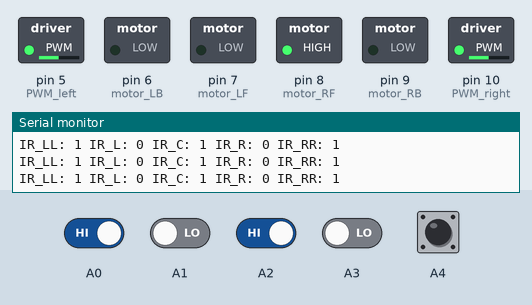
A sketch run on a simulated Arduino Uno, built with avr-gcc and run on an emulated ATmega328P. Shown: switched loads named in the sketch (green lamp = pin HIGH), the last lines printed to the serial monitor. The inputs (shaded band) are chosen by the test bench; at power-on: A0, A2, A4 HIGH, A1, A3 LOW.

Above: at 1.2 s.
1.3 s: A1 driven HIGH
At 2.2 s:
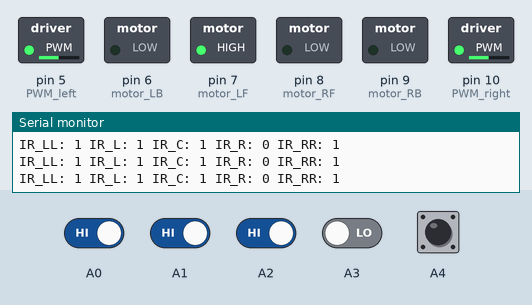
2.8 s: A0 driven LOW
At 4.0 s:
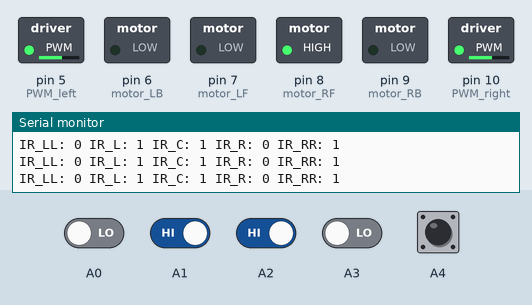
4.3 s: A2 driven LOW
At 5.5 s:
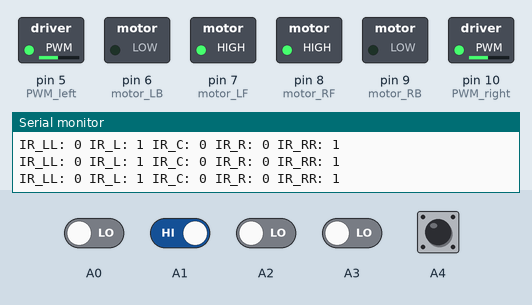
5.8 s: A3 driven HIGH
At 6.2 s:
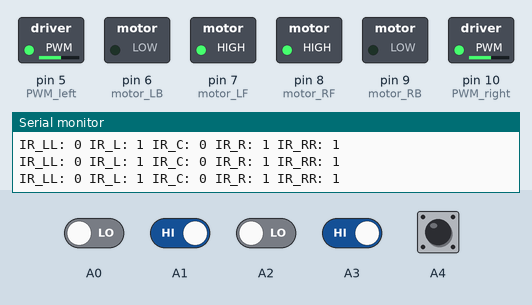
7.3 s: A3 driven LOW
At 7.7 s:
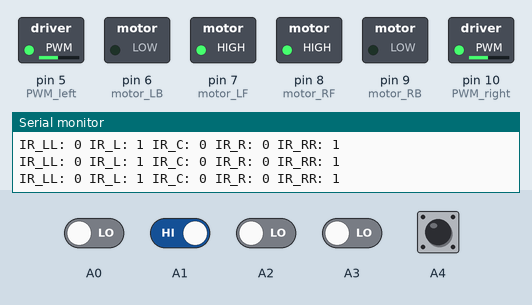
10.3 s: A2 driven HIGH
At 11.0 s:
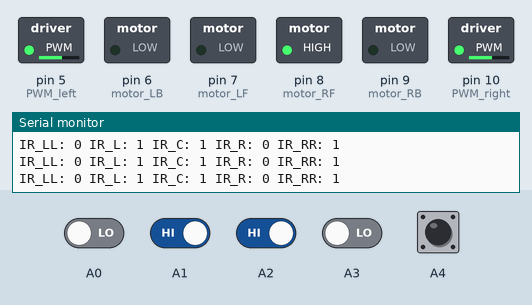
Timing chart, 0 to 13.3 s (numbered marks = the images above; inputs shaded):
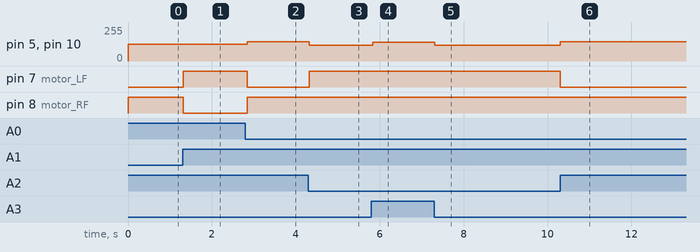

Measured:
- after the input at 1.3 s, pin 7 (motor_LF): LOW → HIGH at once; pin 8 (motor_RF): HIGH → LOW at once
- after the input at 2.8 s, pin 5 (PWM_left), pin 10 (PWM_right): 125/255 → 145/255 at once; pin 7 (motor_LF): HIGH → LOW at once; pin 8 (motor_RF): LOW → HIGH at once
- after the input at 4.3 s, pin 5 (PWM_left), pin 10 (PWM_right): 145/255 → 120/255 at once; pin 7 (motor_LF): LOW → HIGH at once
- after the input at 5.8 s, pin 5 (PWM_left), pin 10 (PWM_right): 120/255 → 140/255 at once
- after the input at 7.3 s, pin 5 (PWM_left), pin 10 (PWM_right): 140/255 → 120/255 at once
- after the input at 10.3 s, pin 5 (PWM_left), pin 10 (PWM_right): 120/255 → 145/255 at once; pin 7 (motor_LF): HIGH → LOW at once

The sketch:

BangBang_5sensor_2wheel.ino
```cpp
/*
  Microcontroller: Arduino UNO R3
  Motor Driver: L298N
  DC Motor: TT Motor
  No. of DC Motors: 2
  IR Sensor: 5 channel array
  Ideal Voltage: 8v
*/

// Initialize right motors
const int PWM_right = 10;
const int motor_RB = 9;
const int motor_RF = 8;

// Initialize left motors
const int PWM_left = 5;
const int motor_LB = 6;
const int motor_LF = 7;

// Initialize variables
String prev_move = "R";

const int normal_Fspeed = 140;  // normal forward
const int slow_Fspeed = 120;    // slow forward
const int normal_Pspeed = 125;  // normal pivot
const int fast_Pspeed = 145;    // fast pivot
const int normal_Tspeed = 150;  // normal turn

void setup() {
  Serial.begin(9600);

  // Set motor pins as OUTPUT
  pinMode(motor_RF, OUTPUT);
  pinMode(motor_RB, OUTPUT);
  pinMode(motor_LF, OUTPUT);
  pinMode(motor_LB, OUTPUT);
}

void loop() {
  // Read values from IR sensors
  int IR_LL = digitalRead(A0);
  int IR_L = digitalRead(A1);
  int IR_C = digitalRead(A2);
  int IR_R = digitalRead(A3);
  int IR_RR = digitalRead(A4);

  // Line following logic
  // 1 = White; 0 = Black

  // Center Sensor
  if (IR_C == 0) {
    if (IR_L == 1 && IR_R == 1) {
      forward();
    } else {
      slowforward();
    }
  }
  // Left Sensor
  else if (IR_LL == 0 || IR_L == 0) {
    prev_move = "L";
    if (IR_LL == 0 && IR_L == 1) {
      fastleft_pivot();
    } else if (IR_LL == 1 && IR_L == 0) {
      left_pivot();
    } else {
      left_pivot();
    }
  }
  // Right Sensor
  else if (IR_RR == 0 || IR_R == 0) {
    prev_move = "R";
    if (IR_RR == 0 && IR_R == 1) {
      fastright_pivot();
    } else if (IR_RR == 1 && IR_R == 0) {
      right_pivot();
    } else {
      right_pivot();
    }
  }
  // All white
  if (IR_LL == 1 && IR_L == 1 && IR_C == 1 && IR_R == 1 && IR_RR == 1) {
    if (prev_move == "L") {
      left_normal();
    } else if (prev_move == "R") {
      right_normal();
    }
  }

  // Serial output for debugging
  Serial.print("IR_LL: ");
  Serial.print(IR_LL);
  Serial.print(" IR_L: ");
  Serial.print(IR_L);
  Serial.print(" IR_C: ");
  Serial.print(IR_C);
  Serial.print(" IR_R: ");
  Serial.print(IR_R);
  Serial.print(" IR_RR: ");
  Serial.println(IR_RR);
}

void stop() {
  // Stop all motors
  digitalWrite(motor_RF, LOW);
  digitalWrite(motor_RB, LOW);
  digitalWrite(motor_LF, LOW);
  digitalWrite(motor_LB, LOW);

  // Set PWM values to 0
  analogWrite(PWM_right, 0);
  analogWrite(PWM_left, 0);
}

void forward() {
  // Move forward
  digitalWrite(motor_RF, HIGH);
  digitalWrite(motor_RB, LOW);
  digitalWrite(motor_LF, HIGH);
  digitalWrite(motor_LB, LOW);

  // Set PWM values for forward motion
  analogWrite(PWM_right, normal_Fspeed);
  analogWrite(PWM_left, normal_Fspeed);
}

void slowforward() {
  // Move forward
  digitalWrite(motor_RF, HIGH);
  digitalWrite(motor_RB, LOW);
  digitalWrite(motor_LF, HIGH);
  digitalWrite(motor_LB, LOW);

  // Set PWM values for slow forward motion
  analogWrite(PWM_right, slow_Fspeed);
  analogWrite(PWM_left, slow_Fspeed);
}

void left_pivot() {
  // Turn left
  digitalWrite(motor_RF, HIGH);
  digitalWrite(motor_RB, LOW);
  digitalWrite(motor_LF, LOW);
  digitalWrite(motor_LB, LOW);

  // Set PWM values for left pivot
  analogWrite(PWM_right, normal_Pspeed);
  analogWrite(PWM_left, normal_Pspeed);
}

void fastleft_pivot() {
  // Turn left
  digitalWrite(motor_RF, HIGH);
  digitalWrite(motor_RB, LOW);
  digitalWrite(motor_LF, LOW);
  digitalWrite(motor_LB, LOW);

  // Set PWM values for fast left pivot
  analogWrite(PWM_right, fast_Pspeed);
  analogWrite(PWM_left, fast_Pspeed);
}

void left_normal() {
  // Turn left
  digitalWrite(motor_RF, HIGH);
  digitalWrite(motor_RB, LOW);
  digitalWrite(motor_LF, LOW);
  digitalWrite(motor_LB, HIGH);

  // Set PWM values for normal left turn
  analogWrite(PWM_right, normal_Tspeed);
  analogWrite(PWM_left, normal_Tspeed);
}

void right_pivot() {
  // Turn right
  digitalWrite(motor_RF, LOW);
  digitalWrite(motor_RB, LOW);
  digitalWrite(motor_LF, HIGH);
  digitalWrite(motor_LB, LOW);

  // Set PWM values for right pivot
  analogWrite(PWM_right, normal_Pspeed);
  analogWrite(PWM_left, normal_Pspeed);
}

void fastright_pivot() {
  // Turn right
  digitalWrite(motor_RF, LOW);
  digitalWrite(motor_RB, LOW);
  digitalWrite(motor_LF, HIGH);
  digitalWrite(motor_LB, LOW);

  // Set PWM values for fast right pivot
  analogWrite(PWM_right, fast_Pspeed);
  analogWrite(PWM_left, fast_Pspeed);
}

void right_normal() {
  // Turn right
  digitalWrite(motor_RF, LOW);
  digitalWrite(motor_RB, HIGH);
  digitalWrite(motor_LF, HIGH);
  digitalWrite(motor_LB, LOW);

  // Set PWM values for normal right turn
  analogWrite(PWM_right, normal_Tspeed);
  analogWrite(PWM_left, normal_Tspeed);
}
```
